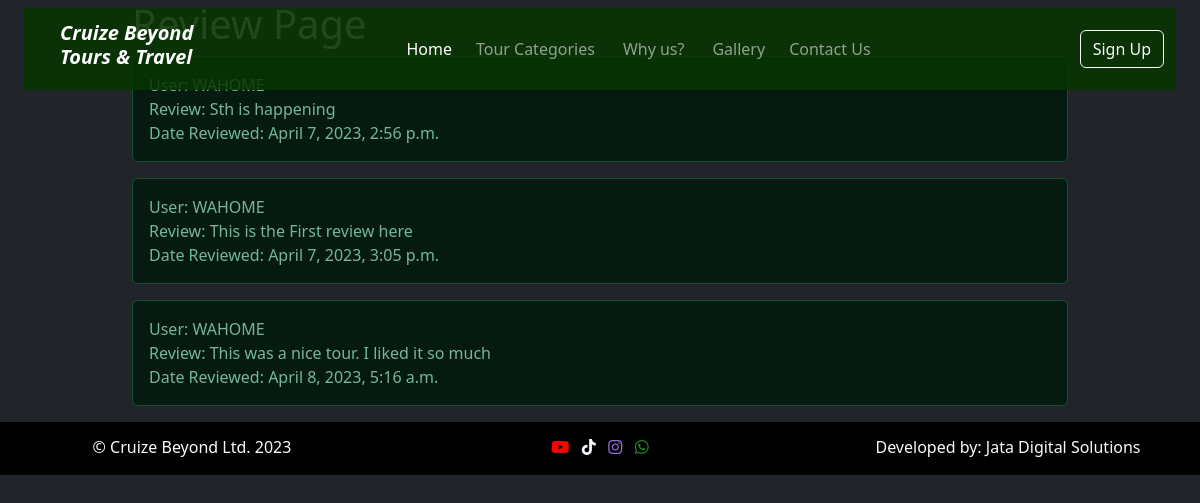
The page /review/4/ on the database its author committed.
### base/models.py (models this page shows, shortened)
class Review(models.Model):
    user = models.ForeignKey(User, on_delete=models.CASCADE, related_name="review")
    tour = models.ForeignKey(Destination, null=True, on_delete=models.SET_NULL, related_name="tour_review")
    comment = models.TextField()
    uploaded_date = models.DateTimeField(auto_now=True)

class User(AbstractUser):
    email = models.EmailField(unique=True)
    USERNAME_FIELD = 'email'
    REQUIRED_FIELDS = ['username']
    def __str__(self):
        return self.username

### base/views.py (the view)
# urls.py: path("review/<str:pk>/", views.Review_tour, name="review"),
def Review_tour(request, pk):
    tour = Destination.objects.get(id=pk)
    print("Toour: ", tour)
    tour_review = Review.objects.all
    if request.method == 'POST':
        user = request.user
        tour = tour
        comment = request.POST['comment']
        tour_review = Review.objects.create(user=user,tour=tour, comment=comment)
        tour_review.save()
        messages.success(request, ("Review sent successfully"))
        return redirect("destination", pk )
    else:
        context = {
            "review" : tour_review
        }
        return render(request, "review.html", context)

### base/models.py (called while the page is built)
    def __str__(self):
        return self.name

### templates/review.html
{% extends 'header.html' %}
{% block content %}
<div class="container">
    <h1>Review Page</h1>
    {% for review in review%}
    <div class="alert alert-success" role="alert">
        User: {{review.user|upper}}<br>
        Review: {{review.comment}}<br>
        Date Reviewed: {{review.uploaded_date}}<br>
    </div>
    {% endfor %}
</div>
{% endblock content %}

### static/css/checkout.css (style rules this page uses)
.container { max-width: 960px; }

### rows shown on the page
Review: user "WAHOME", comment "Sth is happening", uploaded_date "April 7, 2023, 2:56 p.m."
Review: user "WAHOME", comment "This is the First review here", uploaded_date "April 7, 2023, 3:05 p.m."
Review: user "WAHOME", comment "This was a nice tour. I liked it so much", uploaded_date "April 8, 2023, 5:16 a.m."
